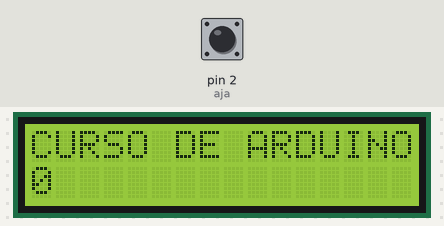
The sketch below on a simulated Arduino Uno, built with avr-gcc and run on an emulated ATmega328P. Parts: 16×2 character LCD. The test bench sets the inputs (shaded band); at power-on: pin 2 (aja) LOW. What the sketch prints to the serial monitor is not drawn.

Above: at 1.2 s.
1.3 s: pin 2 (aja) driven HIGH
At 1.6 s:
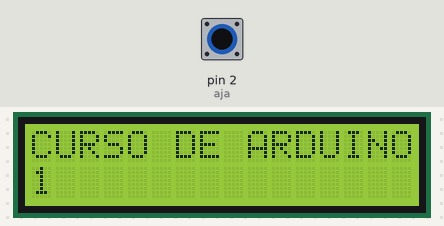
2.8 s: pin 2 (aja) pulsed LOW 5 times (0.12 s each, 0.3 s apart)
At 5.1 s:
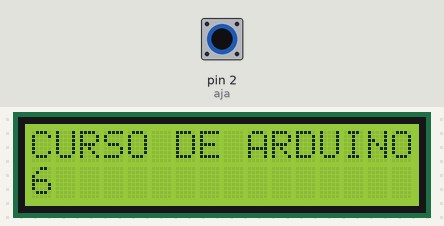
Timing chart, 0 to 6.6 s (numbered marks = the images above; inputs shaded):
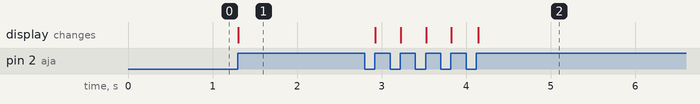

The sketch:

Interrupcion_EXTERNA_FUNCIONANDO_LCD.ino
```cpp
#include <TimerOne.h>
#include <Wire.h>
#include <LiquidCrystal_I2C.h>
//Crear el objeto lcd  dirección  0x3F y 16 columnas x 2 filas
LiquidCrystal_I2C lcd(0x3F,16,2);
byte aja = 2;
int cont=0;
int AC=0;
long myTime=0;

void setup() {Serial.begin(9600);
  lcd.init();
  //Encender la luz de fondo.
  lcd.backlight();
  // Escribimos el Mensaje en el LCD en una posición  central.
  lcd.home();
  lcd.print("CURSO DE ARDUINO");
  lcd.setCursor(0, 1);
    lcd.print(cont);
    attachInterrupt(digitalPinToInterrupt(aja),hagale,RISING);////////////INTERRUPCION EXTERNA conteo con pulsador
}

void loop() {
//  lcd.scrollDisplayLeft(); //  delay(500);
    if(AC!=cont){
    AC=cont;
    Serial.print(cont);
    Serial.print(" ");
    lcd.setCursor(0, 1);
    lcd.print("   ");
    lcd.setCursor(0, 1);
    lcd.print(cont);
    }
}

void hagale()
{
  if(millis() - myTime >200){//antirebore con funcion millis() o la otra opcion es con un while() y delay() LA DIFERENCIA ES QUE CON millis() SI MANTIENE PRESIONADO SIGUE DERECHO EL CONTEO EN CAMBIO CON while() HACE EL CONTEO CUANDO SUELTA EL BOTON
    cont++;

//    Serial.print(cont);
//    Serial.print(" ");
    myTime=millis();
  }
}
```

Measured:
- after the input at 1.3 s, the display: changes at once (image 1)
- after the input at 2.8 s, the display: first changes after 0.13 s (image 2 shows a later state)
